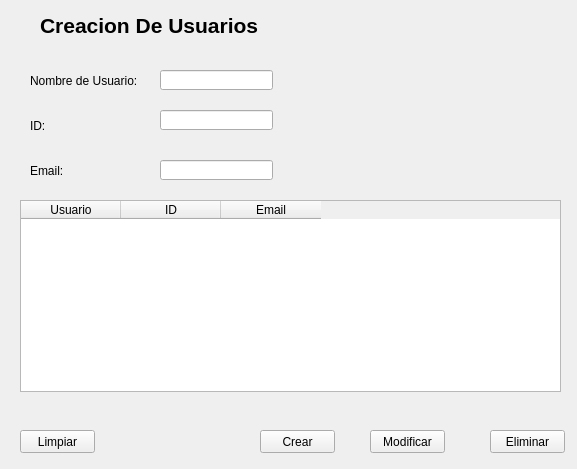
<?xml version="1.0" encoding="UTF-8"?>
<ui version="4.0">
 <class>Usuarios</class>
 <widget class="QWidget" name="Usuarios">
  <property name="geometry">
   <rect>
    <x>0</x>
    <y>0</y>
    <width>577</width>
    <height>469</height>
   </rect>
  </property>
  <property name="windowTitle">
   <string>Form</string>
  </property>
  <widget class="QLabel" name="label">
   <property name="geometry">
    <rect>
     <x>40</x>
     <y>0</y>
     <width>241</width>
     <height>51</height>
    </rect>
   </property>
   <property name="font">
    <font>
     <pointsize>16</pointsize>
     <weight>75</weight>
     <bold>true</bold>
    </font>
   </property>
   <property name="text">
    <string>Creacion De Usuarios</string>
   </property>
  </widget>
  <widget class="QLabel" name="lblNombreUsuario">
   <property name="geometry">
    <rect>
     <x>30</x>
     <y>60</y>
     <width>111</width>
     <height>41</height>
    </rect>
   </property>
   <property name="text">
    <string>Nombre de Usuario:</string>
   </property>
  </widget>
  <widget class="QLabel" name="lblCedula">
   <property name="geometry">
    <rect>
     <x>30</x>
     <y>110</y>
     <width>91</width>
     <height>31</height>
    </rect>
   </property>
   <property name="text">
    <string>ID:</string>
   </property>
  </widget>
  <widget class="QLabel" name="lblEmail">
   <property name="geometry">
    <rect>
     <x>30</x>
     <y>150</y>
     <width>91</width>
     <height>41</height>
    </rect>
   </property>
   <property name="text">
    <string>Email:</string>
   </property>
  </widget>
  <widget class="QLineEdit" name="txtEmail">
   <property name="geometry">
    <rect>
     <x>160</x>
     <y>160</y>
     <width>113</width>
     <height>20</height>
    </rect>
   </property>
   <property name="text">
    <string/>
   </property>
  </widget>
  <widget class="QLineEdit" name="txtNombreUsuario">
   <property name="geometry">
    <rect>
     <x>160</x>
     <y>70</y>
     <width>113</width>
     <height>20</height>
    </rect>
   </property>
   <property name="text">
    <string/>
   </property>
  </widget>
  <widget class="QLineEdit" name="txtID">
   <property name="geometry">
    <rect>
     <x>160</x>
     <y>110</y>
     <width>113</width>
     <height>20</height>
    </rect>
   </property>
   <property name="text">
    <string/>
   </property>
  </widget>
  <widget class="QPushButton" name="bttModificarUsuario">
   <property name="geometry">
    <rect>
     <x>370</x>
     <y>430</y>
     <width>75</width>
     <height>23</height>
    </rect>
   </property>
   <property name="text">
    <string>Modificar</string>
   </property>
   <property name="icon">
    <iconset>
     <normaloff>recursos/editar.jpg</normaloff>recursos/editar.jpg</iconset>
   </property>
  </widget>
  <widget class="QPushButton" name="bttEliminarUsuario">
   <property name="geometry">
    <rect>
     <x>490</x>
     <y>430</y>
     <width>75</width>
     <height>23</height>
    </rect>
   </property>
   <property name="text">
    <string>Eliminar</string>
   </property>
   <property name="icon">
    <iconset>
     <normaloff>recursos/eliminar.jpg</normaloff>recursos/eliminar.jpg</iconset>
   </property>
  </widget>
  <widget class="QPushButton" name="bttCrearUsuario">
   <property name="geometry">
    <rect>
     <x>260</x>
     <y>430</y>
     <width>75</width>
     <height>23</height>
    </rect>
   </property>
   <property name="text">
    <string>Crear</string>
   </property>
   <property name="icon">
    <iconset>
     <normaloff>recursos/guardar.jpg</normaloff>recursos/guardar.jpg</iconset>
   </property>
  </widget>
  <widget class="QTableWidget" name="tblWidgetUsuario">
   <property name="geometry">
    <rect>
     <x>20</x>
     <y>200</y>
     <width>541</width>
     <height>192</height>
    </rect>
   </property>
   <property name="editTriggers">
    <set>QAbstractItemView::NoEditTriggers</set>
   </property>
   <property name="selectionBehavior">
    <enum>QAbstractItemView::SelectRows</enum>
   </property>
   <column>
    <property name="text">
     <string>Usuario</string>
    </property>
   </column>
   <column>
    <property name="text">
     <string>ID</string>
    </property>
   </column>
   <column>
    <property name="text">
     <string>Email</string>
    </property>
   </column>
  </widget>
  <widget class="QPushButton" name="bttLimpiar">
   <property name="geometry">
    <rect>
     <x>20</x>
     <y>430</y>
     <width>75</width>
     <height>23</height>
    </rect>
   </property>
   <property name="text">
    <string>Limpiar</string>
   </property>
  </widget>
  <widget class="QLabel" name="label_2">
   <property name="geometry">
    <rect>
     <x>360</x>
     <y>90</y>
     <width>141</width>
     <height>111</height>
    </rect>
   </property>
   <property name="text">
    <string/>
   </property>
   <property name="pixmap">
    <pixmap>../../Laboratorio_6_Kevin_Chacon_Quesada_Aarón_Zúñiga_Ramírez_Robert_Viquez_Santos/Laboratorio_6_Kevin_Chacon_Quesada_Aarón_Zúñiga_Ramírez_Robert_Viquez_Santos/recursos/woman.png</pixmap>
   </property>
   <property name="scaledContents">
    <bool>true</bool>
   </property>
  </widget>
 </widget>
 <resources/>
 <connections/>
</ui>
